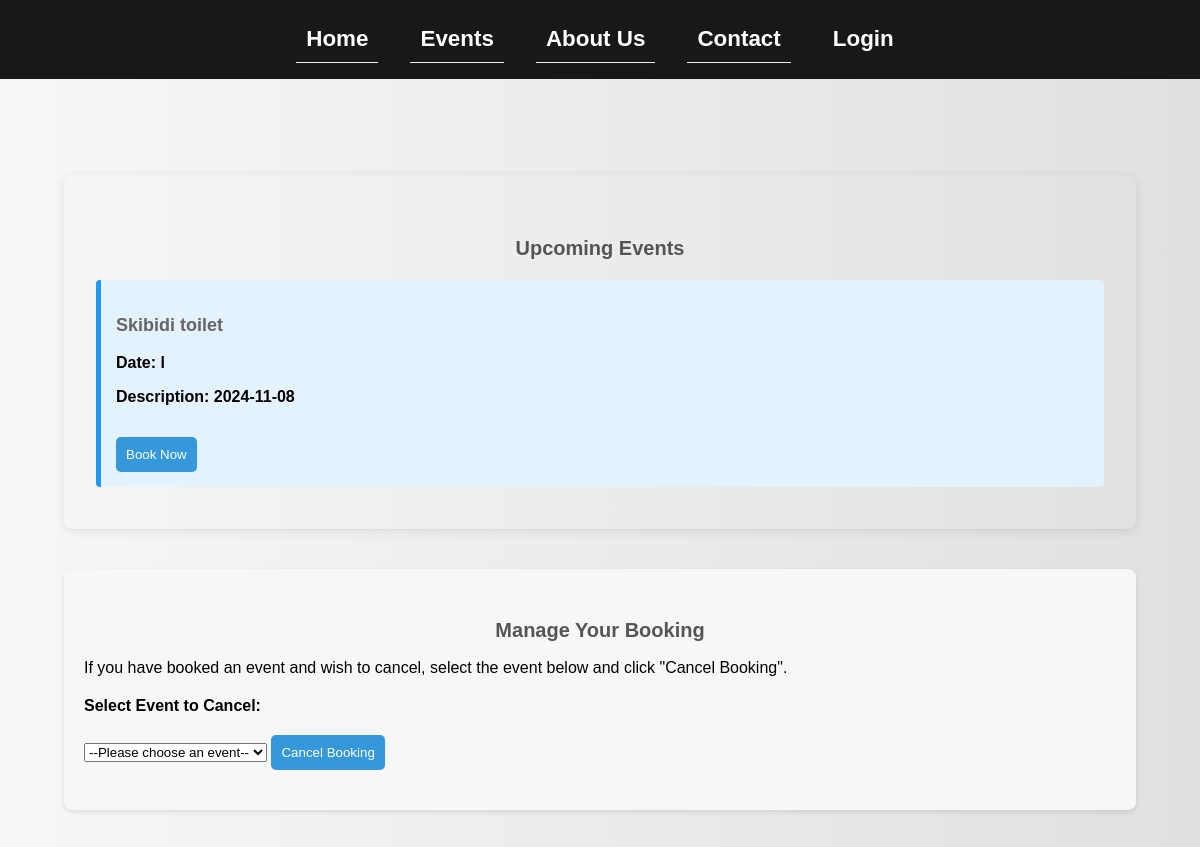
/events (upper part), run on an earlier commit of the app's database.
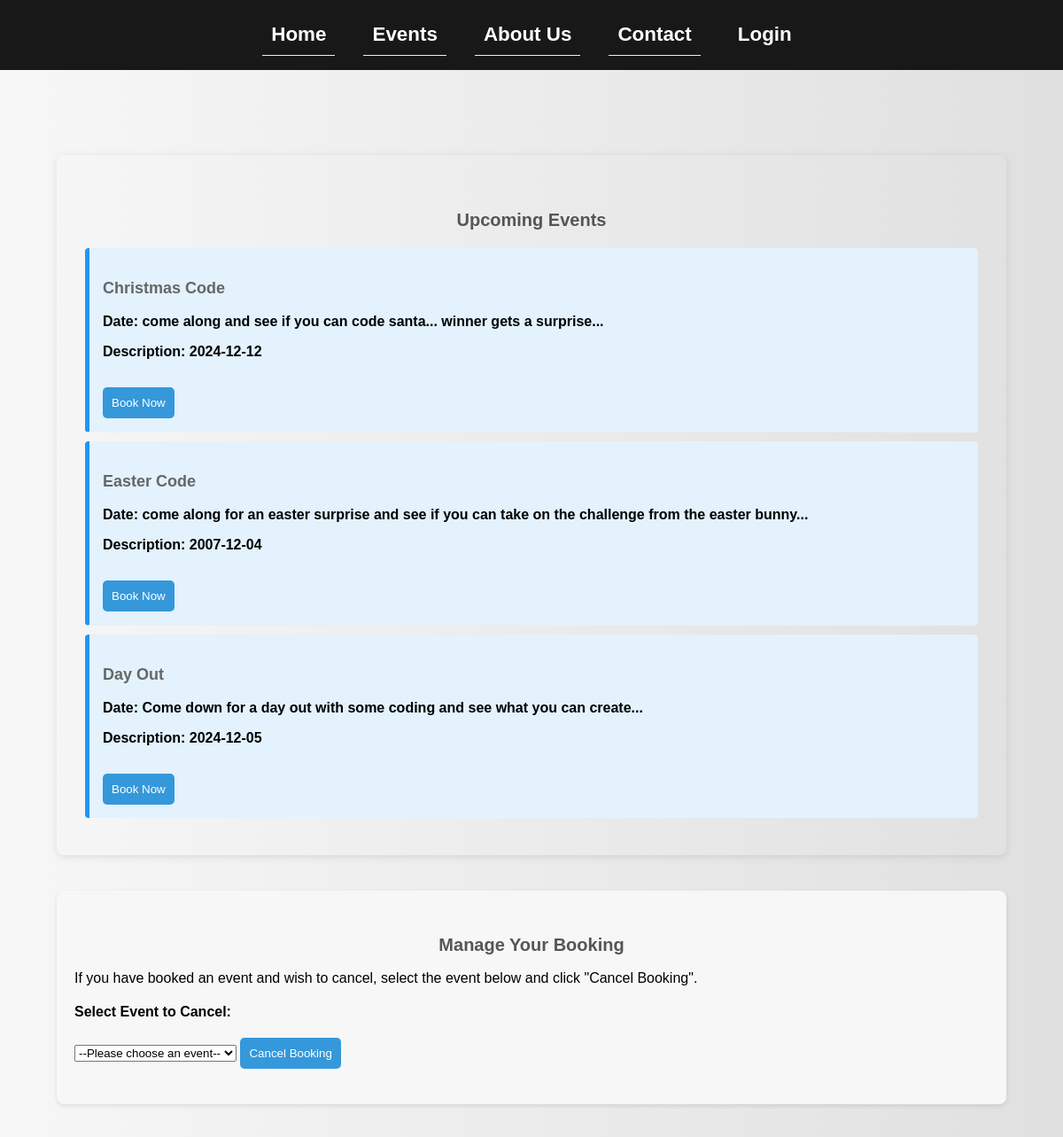
And on a later commit of the database.
### tables this page shows
CREATE TABLE events (
    eventID INTEGER PRIMARY KEY AUTOINCREMENT,
    name TEXT NOT NULL,
    description TEXT,
    date TIMESTAMP NOT NULL,
    location TEXT,
    classID TEXT NOT NULL,
    created_at TIMESTAMP
);

### main.py (the view, shortened to what this page needs)
@app.route('/events', methods=['GET', 'POST'])
def events():
    user_bookings = []  # Initialize user_bookings
    events = []  # Initialize events list
    error = None  # Initialize error variable
    with sqlite3.connect("dojo.db") as con:
        cur = con.cursor()
        cur.execute("SELECT * FROM events")
        events = cur.fetchall()  # Fetch all upcoming events
    return render_template('events.html', title="Events", events=events, user_bookings=user_bookings, error=error)

### main.py (called while the page is built)
@app.context_processor
def inject_username():
    return dict(email=session.get('email'))

### templates/events.html (shortened to what this page needs)
{% extends "main.html" %}
{% block content %}
    <main>
        <section class="upcoming-events">
            <h2>Upcoming Events</h2>
            {% if events %}
                <ul>
                    {% for event in events %}
                        <li class="event-item">
                            <h3>{{ event[1] }}</h3>
                            <p><strong>Date:</strong> {{ event[2] }}</p>
                            <p><strong>Description:</strong> {{ event[3] }}</p>
                            <form method="post" action="/events">
                                <button type="submit" class="book-button">Book Now</button>
                            </form>
                        </li>
                    {% endfor %}
                </ul>
            {% else %}
                <p>No upcoming events available.</p>
            {% endif %}
        </section>
        <section class="manage-booking">
            <h2>Manage Your Booking</h2>
            <p>If you have booked an event and wish to cancel, select the event below and click "Cancel Booking".</p>
            <form id="cancel-booking-form" method="post" action="/cancel-booking">
                <label for="cancel-event">Select Event to Cancel:</label>
                <select id="cancel-event" name="cancel-event" required>
                    <option value="">--Please choose an event--</option>
                </select>
                <button type="submit" class="book-button">Cancel Booking</button>
            </form>
        </section>
    </main>
{% endblock %}

### templates/main.html (shortened to what this page needs)
<!DOCTYPE html>
<html lang="en">
<head>
    <link rel="stylesheet" href="{{url_for('static', filename='css/main.css')}}">
    <link rel="stylesheet" href="{{url_for('static', filename='css/login.css')}}">
</head>
<body>
    <header>
        <nav>
            <ul>
                <li><a href="/">Home</a></li>
                <li><a href="/events">Events</a></li>
                <li><a href="/about">About Us</a></li>
                <li><a href="/contact">Contact</a></li>
                {% if session['email'] %}
                    <li><a href="/account">Account</a></li>
                    <li><a href="{{ url_for('logout') }}">Logout</a></li>
                    {% if session['role'] == 'admin' %}
                        <li><a href="/admin-panel">Admin Panel</a></li>
                    {% endif %}
                {% else %}
                    <li><a href="/login">Login</a></li>
                {% endif %}
            </ul>
        </nav>
    </header>
    <main>
        {% block content %}
        {% endblock %}
    </main>
</body>
</html>

### static/css/main.css (style rules this page uses)
header { background-color: rgb(24, 24, 24); color: white; padding: 0; text-align: center; width: 100%; }
nav { display: flex; justify-content: center; padding: 1em 0; width: 100%; margin: 0; }
nav ul { list-style-type: none; margin: 0; padding: 0; display: flex; }
nav ul li { margin: 0 1em; }
nav ul li a { color: white; text-decoration: none; font-weight: bolder; font-size: 1.4em; }
section { margin: 2em 0; padding: 2em; border-radius: 8px; box-shadow: 0 2px 10px rgba(0, 0, 0, 0.1); }
main { padding: 2em; }
.book-button { margin-top: 15px; padding: 10px; background-color: #3498db; color: white; border: none; border-radius: 5px; cursor: pointer; transition: background-color 0.3s; }
.manage-booking { margin: 40px 0; padding: 20px; background-color: #f7f7f7; border-radius: 8px; box-shadow: 0 2px 5px rgba(0, 0, 0, 0.1); }
.manage-booking h2 { text-align: center; }
.manage-booking form { margin: 20px 0; }
.upcoming-events { margin-bottom: 40px; }
.upcoming-events h2 { text-align: center; margin-bottom: 20px; }
.upcoming-events ul { list-style-type: none; padding: 0; margin: 0; }
.event-item { padding: 15px; margin: 10px 0; background-color: #e3f2fd; border-left: 5px solid #2196F3; border-radius: 4px; font-weight: bold; transition: transform 0.2s; }
h2 { color: #555; font-size: 20px; margin-top: 30px; }
h3 { color: #666; font-size: 18px; margin-top: 20px; }
label { display: block; margin-bottom: 5px; font-weight: bold; }
button { padding: 10px 15px; border: none; border-radius: 4px; cursor: pointer; }
ul { list-style-type: none; padding: 0; }
li { padding: 10px; border-bottom: 1px solid #eee; }
li:last-child { border-bottom: none; }

### static/css/login.css (style rules this page uses)
body { font-family: 'Arial', sans-serif; background: linear-gradient(to right, #f7f7f7, #e0e0e0); margin: 0; padding: 0; }

What changed in the data, as far as the page shows it:
removed events: name "Skibidi toilet", description "l", date "2024-11-08"
added events: name "Christmas Code", description "come along and see if you can code santa... winner gets a surprise...", date "2024-12-12"
added events: name "Easter Code", description "come along for an easter surprise and see if you can take on the challenge from the easter bunny...", date "2007-12-04"
added events: name "Day Out", description "Come down for a day out with some coding and see what you can create...", date "2024-12-05"
